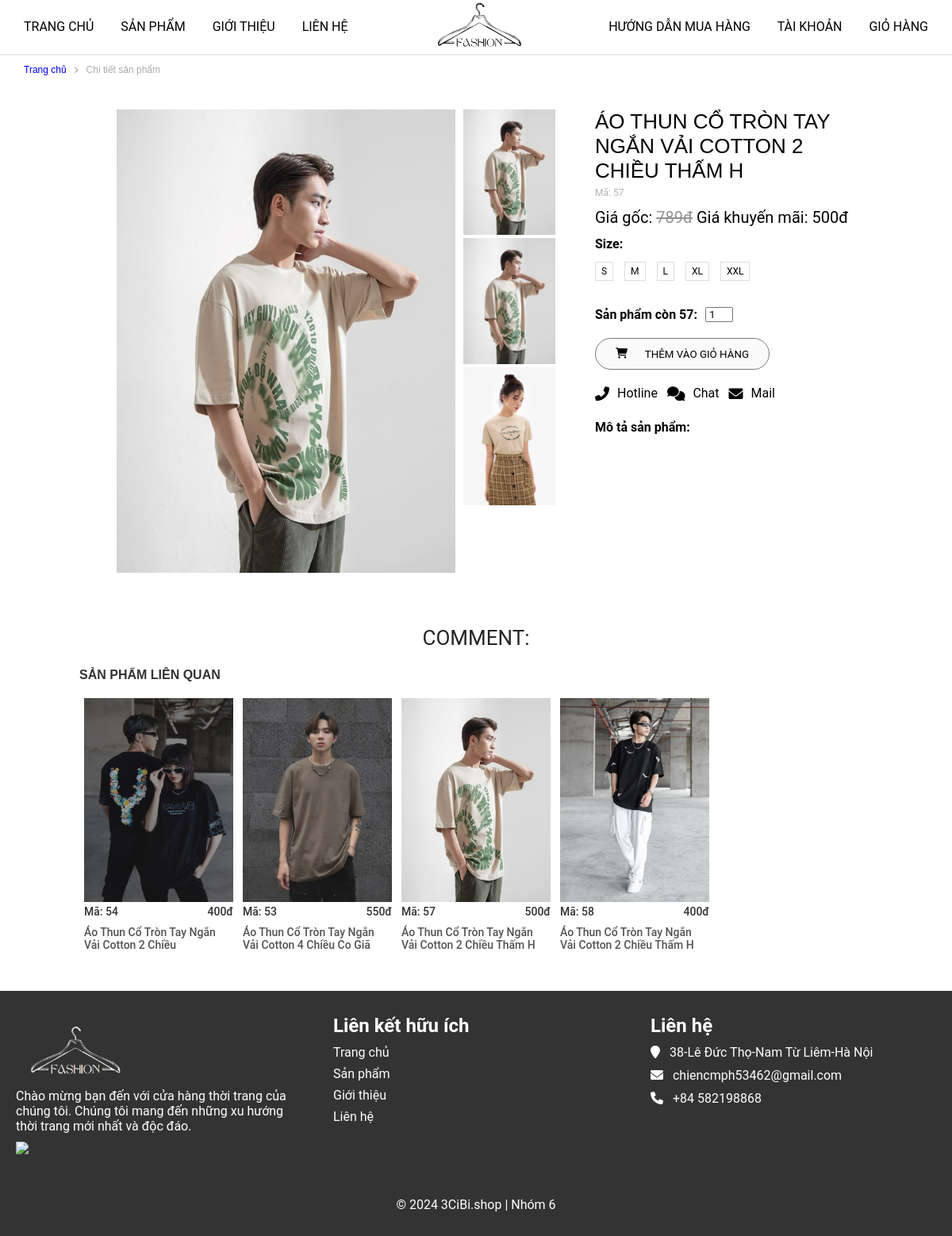
Page /?mod=product&act=ctsanpham&id=57 on the committed database.
### tables this page shows
CREATE TABLE `sanpham` (
  `masp` int NOT NULL,
  `tensp` varchar(50) NOT NULL,
  `dongia` int NOT NULL,
  `khuyenmai` int NOT NULL,
  `soluong` int NOT NULL,
  `ngaytao` datetime NOT NULL DEFAULT CURRENT_TIMESTAMP,
  `anh` varchar(500) DEFAULT NULL,
  `mota` text NOT NULL,
  `soluotxem` int NOT NULL,
  `hoatdong` int NOT NULL,
  `madm` int NOT NULL,
  `mabl` int NOT NULL
);

### model/products.php (called while the page is built, shortened)
<?php
    function get_product($id){
        $sql = "SELECT s.*, d.tendm FROM sanpham s INNER JOIN danhmuc d ON s.madm = d.madm WHERE s.masp=".$id;
        $conn = pdo_get_connection();
        $stmt = $conn->prepare($sql);
        $stmt->execute();
        return $stmt->fetch();
    }
    function get_randomByCategories($id){
        $sql = "SELECT * FROM sanpham WHERE madm = $id ORDER BY rand() LIMIT 4 ";
        $conn = pdo_get_connection();
        $stmt = $conn->prepare($sql);
        $stmt->execute();
        return $stmt->fetchAll();
    }
?>

### view/page_ctsanpham.php (the view, shortened to what this page needs)
<main>
    <div class="container-danhmuc">
        <div class="danhmuc-top row">
            <p><a href="?mod=page&act=home">Trang chủ</a></p><i class="fa-solid fa-angle-right"></i><p>Chi tiết sản phẩm</p>
        </div>
    </div>
    <section class="product-2">
        <div class="container-product">
            <div class="product-content row">
                <div class="product-content-left row">
                    <div class="product-content-left-big-img">
                        <img src="upload/product/<?=$ctsanpham['anh']?>" alt="#">
                    </div>
                    <div class="product-content-left-small-img">
                        <img src="upload/product/<?=$ctsanpham['anh']?>" alt="#">
                        <img src="upload/product/<?=$ctsanpham['anh']?>" alt="#">
                        <img src="assets_user/img/anhnu8.webp" alt="#">
                    </div>
                </div>
                <div class="product-content-right">
                    <div class="product-content-right-product-name">
                        <h1><?=$ctsanpham['tensp']?></h1>
                        <p>Mã: <?=$ctsanpham['masp']?></p>
                    </div>
                    <div class="product-content-right-product-price">
                        <p>Giá gốc: <del style="color: #949292;"><?=$ctsanpham['dongia']?>đ</del> Giá khuyến mãi: <?=$ctsanpham['khuyenmai']?>đ</p>
                    </div>
                    <div class="product-content-right-product-size">
                        <p style="font-weight: bold">Size: </p>
                        <div class="size">
                            <span>S</span>
                            <span>M</span>
                            <span>L</span>
                            <span>XL</span>
                            <span>XXL</span>
                        </div>
                    </div>
                    <div class="quantity">
                        <p style="font-weight: bold">Sản phẩm còn <?=$ctsanpham['masp']?>: </p>
                        <input type="number" min="0" value="1">
                    </div>
                    <div class="product-content-right-product-button">
                        <a href="?mod=product&act=addToCart&id=<?=$ctsanpham['masp']?>"><button><i class="fas fa-shopping-cart"></i><p>THÊM VÀO GIỎ HÀNG</p></button></a>
                    </div>
                    <div class="product-content-right-product-icon">
                        <div class="product-content-right-product-icon-item">
                            <i class="fas fa-phone-alt"></i> <p>Hotline</p>
                        </div>
                        <div class="product-content-right-product-icon-item">
                            <i class="fas fa-comments"></i> <p>Chat</p>
                        </div>
                        <div class="product-content-right-product-icon-item">
                            <i class="fas fa-envelope"></i> <p>Mail</p>
                        </div>
                    </div>
                    <div class="product-content-right-product-rgin-botton">
                        <p style="font-weight: bold; margin-bottom: 10px; margin-top: 24px">Mô tả sản phẩm:</p>
                        <br>
                    </div>
                </div>
            </div>
        </div>
    </section>
    <section class="product-related">
        <h2>COMMENT:</h2>
        <div class="product-related-title">
            <p>SẢN PHẨM LIÊN QUAN</p>
        </div>
        <div class="product-content row">
        <?php foreach($spcungdanhmuc as $ctsanpham): ?>
            <div class="product-related-item">
                <a href="?mod=product&act=ctsanpham&id=<?=$ctsanpham['masp']?>"><img src="upload/product/<?=$ctsanpham['anh']?>"><br></a>
                <p>Mã: <?=$ctsanpham['masp']?><span><?=$ctsanpham['khuyenmai']?>đ</span></p>
                <a href=""><h3><?=$ctsanpham['tensp']?></h3></a>
            </div>
        <?php endforeach; ?>
        </div>
    </section>
</main>

### assets_user/css/style.css (style rules this page uses)
:root { --main-text-font: Arial, Helvetica, sans-serif; }
* { margin: 0; padding: 0; box-sizing: border-box; font-family: "Roboto", "HelveticaNeue", "Helvetica Neue", sans-serif; }
body { align-items: center; }
a { text-decoration: none; }
main { margin-top: 68px; }
main h2 { text-transform: uppercase; font-size: 26px; color: #252525; line-height: 36px; text-align: center; font-weight: 400; font-style: normal; margin-top: 30px; }
h3 { padding-top: 10px; padding-bottom: 30px; font-size: 20px; font-weight: 400; }
.row { display: flex; flex-wrap: wrap; }
.container-danhmuc { margin: 0; }
.danhmuc-top { width: 100%; height: 40px; margin-left: 20px; align-items: center; }
.danhmuc-top .fa-solid { color: #aaa; font-size: 10px; }
.danhmuc-top p { color: #aaa; font-family: var(--main-text-font); padding: 10px; font-size: 12px; }
.danhmuc-top p a { font-family: var(--main-text-font); margin: 0px; font-size: 12px; }
.product-2 { padding: 30px 100px; }
.product-content-left { width: 60%; }
.product-content-left-big-img { width: 80.7%; padding-right: 10px; }
.product-content-left-big-img img { width: 90%; margin-left: 10%; }
.product-content-left-small-img { width: 19.3%; }
.product-content-left-small-img img { width: 100%; }
.product-content-right { width: 35%; margin-left: 50px; }
.product-content-right-product-name h1 { font-family: var(--main-text-font); font-size: 26px; text-transform: uppercase; margin-bottom: 5px; font-weight: 500; }
.product-content-right-product-name p { color: #b6b2b2; font-size: 12px; }
.product-content-right-product-price { margin: 12px 0; font-size: 20px; font-family: var(--main-text-font); }
.size span { display: inline-block; padding: 4px 7px; border: 1px solid #dddddd; margin: 13px 10px 13px 0; font-size: 12px; cursor: pointer; }
.quantity { display: flex; margin-bottom: 20px; }
.quantity { margin-top: 20px; }
.quantity input { margin-left: 10px; width: 35px; padding-left: 3px; }
.product-content-right-product-button button { width: 220px; height: 40px; display: block; padding:0 25px; margin: 20px 0 12px; transition: all 0.3s ease; }
.product-content-right-product-button button:first-child { display: flex; justify-content: space-between; align-items: center; background-color: #fafafa; border: 1px solid rgb(122, 122, 122); cursor: pointer; border-radius: 40px; }
.product-content-right-product-icon { margin-top: 20px; display: flex; }
.product-content-right-product-icon-item { display: flex; margin-right: 12px; justify-content: center; align-items: center; }
.product-content-right-product-icon i { font-size: 18px; margin-right: 10px; }
.product-related { margin: 10px 100px; }
.product-related-title { margin: 20px 0; }
.product-related-title p { font-family: var(--main-text-font); font-size: 16px; font-weight: bold; color: #333333; }
.product-related-item { width: 20%; padding: 0 6px; }
.product-related-item a h3 { color: #555252; font-size: 14px; margin-bottom: 10px; font-weight: 500; }
.product-related-item p { display: flex; justify-content: space-between; color: #333333; font-size: 14px; font-weight: 500; }
.product-related-item img { width: 100%; }

### rows in the picture
sanpham: anh (picture), tensp "ÁO THUN CỔ TRÒN TAY NGẮN VẢI COTTON 2 CHIỀU THẤM H", masp "57", dongia "789", khuyenmai "500", tensp "Áo Thun Cổ Tròn Tay Ngắn Vải Cotton 2 Chiều Thấm H"
sanpham: anh (picture), masp "54", khuyenmai "400", tensp "Áo Thun Cổ Tròn Tay Ngắn Vải Cotton 2 Chiều"
sanpham: anh (picture), masp "53", khuyenmai "550", tensp "Áo Thun Cổ Tròn Tay Ngắn Vải Cotton 4 Chiều Co Giã"
sanpham: anh (picture), masp "58", khuyenmai "400", tensp "Áo Thun Cổ Tròn Tay Ngắn Vải Cotton 2 Chiều Thấm H"
